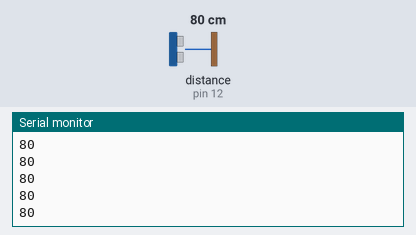
This sketch was run on a simulated Arduino Uno, built with avr-gcc and run on an emulated ATmega328P. Shown: the last lines printed to the serial monitor. Inputs (shaded band) come from the test bench; at power-on: distance to the obstacle (sensor on pin 12) 80 cm. The echo pulse lasts 58.3 µs per cm.

Above: at 1.2 s.
1.3 s: distance to the obstacle (sensor on pin 12) set to 2 cm
At 1.42 s:
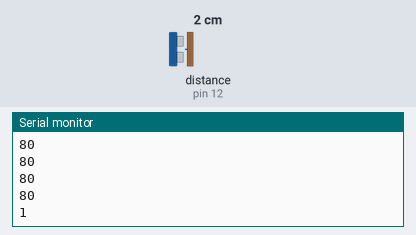
2.8 s: distance to the obstacle (sensor on pin 12) set to 4 cm
At 2.81 s:
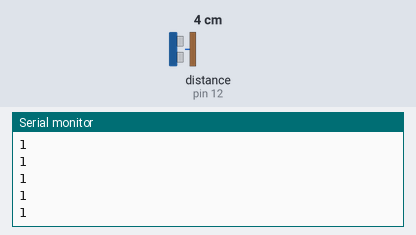
Timing chart, 0 to 5.8 s (numbered marks = the images above; inputs shaded):
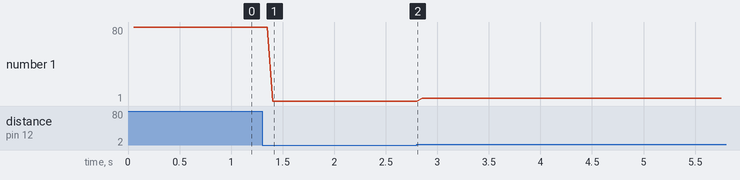

The sketch:

ultrasonictest.ino
```cpp
int maximumrange = 30;
long duration,distance;
void setup() {
 Serial.begin(9600);
  pinMode(13,OUTPUT);
  pinMode(12,INPUT);
}

void loop() {
digitalWrite(13,HIGH);
  delay(1);
  digitalWrite(13,LOW);
  //delay(10);
  duration=pulseIn(12,HIGH);
  distance= duration/58.2;
  delay (50);
  Serial.println(distance);
}
```

Measured:
- after the input at 1.3 s, the serial monitor: prints a new line after 0.10 s (image 1)
- plotted number 1: 80 → 1 after the input at 1.3 s, 1 → 4 after the input at 2.8 s
